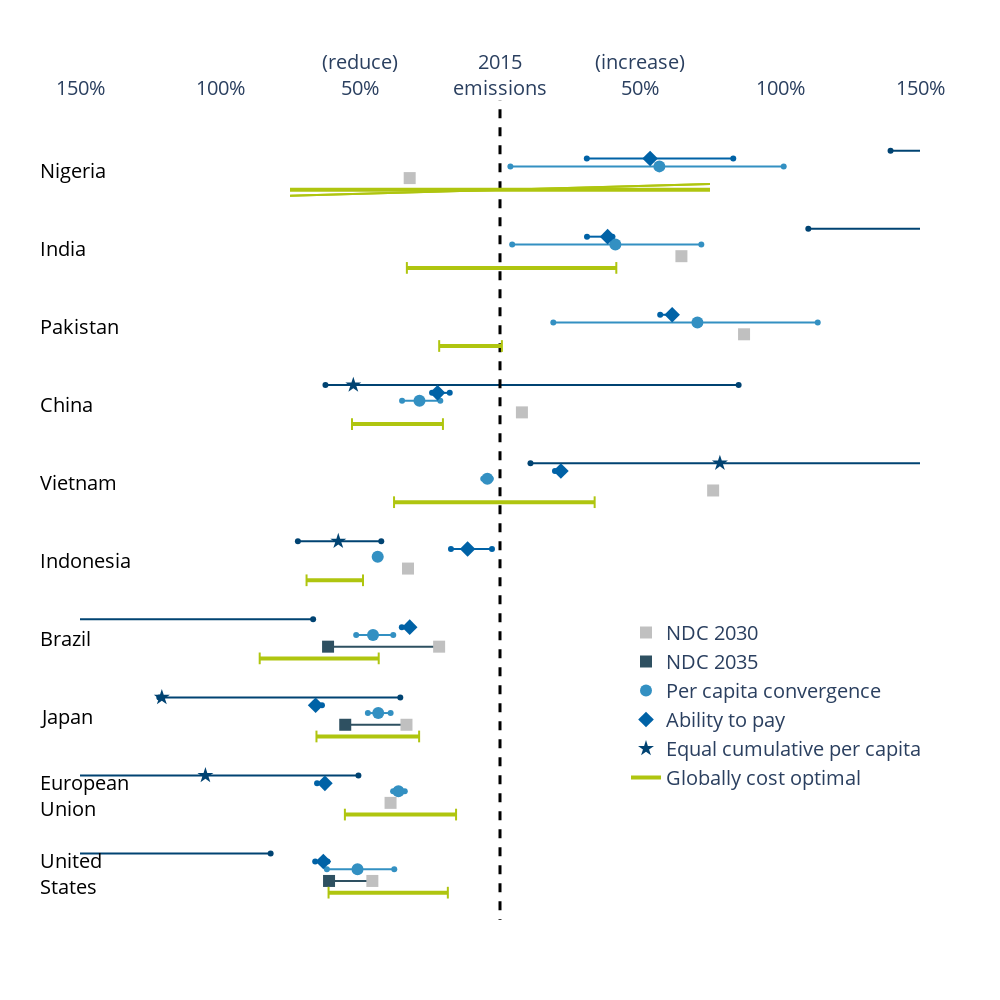

Notebook cell for this chart:
### Code cell
wd = 0.15

fig = make_subplots(rows=1, cols=1,
                    horizontal_spacing = 0., vertical_spacing=0.02)

fig.update_layout(height=1000, width=1000)
fs=20

# ============ #
# Actual data
# ============ #

fig.add_shape(
    col=1, row=1,
    type="line",
    x0=0, x1=0,
    y0=-1e3, y1=1e3,
    line=dict(color="black",  dash='dash',width=3)
)

REGS = ['USA', 'EU', 'JPN', 'BRA', 'IDN', 'VNM', 'CHN', 'PAK', 'IND', 'NGA']

ndcs = []
ndcs2 = []
reds = []
for reg_i, reg in enumerate(REGS):
    ndc_estimate, ndc2, reductions_i, costopt_i = data(reg)
    ndcs.append(ndc_estimate)
    ndcs2.append(ndc2)
    reds.append(reductions_i)
    cty = all_regions_names[all_regions_iso==reg][0].replace(' ', '<br>')
    if reg == 'USA': cty = 'United<br>States'
    fig.add_annotation(x=-0.05, y=reg_i*1.+0.1, align = 'left',
                       text=cty, xref='paper', yref='y1', showarrow=False, font=dict(color='black', size=20))

    # WHISKERS
    c0 = -float(costopt_0.sel(Region=reg).Value)
    c1 = -float(costopt_1.sel(Region=reg).Value)
    for ci in [c0, c1]:
        fig.add_shape(type="line", col=1, row=1, showlegend=False,
                    line=dict(color=col1, width=2),
                    x0=ci, x1=ci,
                    y0=-wd/2 + reg_i-wd , y1=wd/2 + reg_i-wd,
        )
    if reg_i ==0: sl = True
    else: sl = False
    fig.add_shape(type="line", col=1, row=1,
                line=dict(color=col1, width=4),
                showlegend=sl,
                name='Globally cost optimal',
                x0=c0, x1=c1,
                y0= reg_i-wd, y1= reg_i-wd,
    )

    # Horizontal lines for each rule
    for i in range(3):
        mn, mx= red_minmax(reg, ['PCC', 'AP', 'ECPC'][i])
        fig.add_trace(go.Scatter(x=[-mn, -mx],
                                y=[reg_i+wd+0.1*i, reg_i+wd+0.1*i],showlegend=False,
                            line=dict(color=[col3a, col3b, col3c][i], width=2),
        ))

    # Horizontal lines between ndcs
    if not np.isnan(ndc2):
        fig.add_trace(go.Scatter(x=[-ndc_estimate, -ndc2],
                                y=[reg_i, reg_i],showlegend=False,
                            line=dict(color=col2, width=2),
        ))


# NDC 2030
fig.add_trace(go.Scatter(
    x=-np.array(ndcs),
    y=np.arange(len(REGS)),
    mode='markers',
    name='NDC 2030',
    showlegend=True,
    marker=dict(
        symbol='square',
        size=12,         # Marker size
        color='silver'     # Marker color
    )
))

# NDC 2035
fig.add_trace(go.Scatter(
    x=-np.array(ndcs2),
    y=np.arange(len(REGS)),
    mode='markers',
    name='NDC 2035',
    showlegend=True,
    marker=dict(
        symbol='square',
        size=12,         # Marker size
        color=col2     # Marker color
    )
))

# rules
for i in range(3):
    fig.add_trace(go.Scatter(
        x=-np.array(reds)[:, i],
        y=np.arange(len(REGS))+wd+0.1*i,
        mode='markers',
        name=['Per capita convergence', 'Ability to pay', 'Equal cumulative per capita'][i],
        showlegend=True,
        marker=dict(
            symbol=['circle', 'diamond', 'star'][i],
            size=12,         # Marker size
            color=[col3a, col3b, col3c][i]     # Marker color
        )
    ))
fig.update_xaxes(row=1, col=1, range=(-1.5, 1.5), tickfont=dict(size=20), side='top',
                    tickvals=[-1.5, -1, -0.5, 0, 0.5,  1, 1.5],
                    ticktext=['150%', '100%', '(reduce)<br>50%',  '2015<br>emissions', '(increase)<br>50%', '100%', '150%'])

fig.update_layout(
    plot_bgcolor='white',
    paper_bgcolor='white',
        legend=dict(
        title='',     # Optional title
        x=0.65, y=0.15,            # Positioning (top-right)
        bgcolor='rgba(255,255,255,0.5)',  # Semi-transparent background
        bordercolor='black',
        borderwidth=0,
        font=dict(size=20)
    ),
)
fig.update_yaxes(row=1, col=1, range=(-0.5, 10
                                      ), showticklabels=False)
#fig.write_image("../../../Figures/Figure_allbars_20.png", scale=5)
fig.show()

### Figure 1 — Plotly figure (JSON) as saved in the notebook; plotly's stock layout.template omitted (floating-point values rounded to 4 significant figures)
{"data": [{"line": {"color": "#3390c2", "width": 2}, "showlegend": false, "type": "scatter", "x": [-0.6182, -0.3776], "y": [0.15, 0.15]}, {"line": {"color": "#0062a6", "width": 2}, "showlegend": false, "type": "scatter", "x": [-0.66, -0.6163], "y": [0.25, 0.25]}, {"line": {"color": "#004372", "width": 2}, "showlegend": false, "type": "scatter", "x": [-4.877, -0.8191], "y": [0.35, 0.35]}, {"line": {"color": "#2e5061", "width": 2}, "showlegend": false, "type": "scatter", "x": [-0.4559, -0.6106], "y": [0, 0]}, {"line": {"color": "#3390c2", "width": 2}, "showlegend": false, "type": "scatter", "x": [-0.3818, -0.3401], "y": [1.15, 1.15]}, {"line": {"color": "#0062a6", "width": 2}, "showlegend": false, "type": "scatter", "x": [-0.6534, -0.6253], "y": [1.25, 1.25]}, {"line": {"color": "#004372", "width": 2}, "showlegend": false, "type": "scatter", "x": [-1.749, -0.5057], "y": [1.35, 1.35]}, {"line": {"color": "#3390c2", "width": 2}, "showlegend": false, "type": "scatter", "x": [-0.472, -0.3906], "y": [2.15, 2.15]}, {"line": {"color": "#0062a6", "width": 2}, "showlegend": false, "type": "scatter", "x": [-0.6616, -0.6359], "y": [2.25, 2.25]}, {"line": {"color": "#004372", "width": 2}, "showlegend": false, "type": "scatter", "x": [-1.217, -0.3561], "y": [2.35, 2.35]}, {"line": {"color": "#2e5061", "width": 2}, "showlegend": false, "type": "scatter", "x": [-0.334, -0.5528], "y": [2, 2]}, {"line": {"color": "#3390c2", "width": 2}, "showlegend": false, "type": "scatter", "x": [-0.5136, -0.3812], "y": [3.15, 3.15]}, {"line": {"color": "#0062a6", "width": 2}, "showlegend": false, "type": "scatter", "x": [-0.3506, -0.3225], "y": [3.25, 3.25]}, {"line": {"color": "#004372", "width": 2}, "showlegend": false, "type": "scatter", "x": [-2.327, -0.6675], "y": [3.35, 3.35]}, {"line": {"color": "#2e5061", "width": 2}, "showlegend": false, "type": "scatter", "x": [-0.2174, -0.6141], "y": [3, 3]}, {"line": {"color": "#3390c2", "width": 2}, "showlegend": false, "type": "scatter", "x": [-0.4447, -0.4275], "y": [4.15, 4.15]}, {"line": {"color": "#0062a6", "width": 2}, "showlegend": false, "type": "scatter", "x": [-0.1752, -0.02869], "y": [4.25, 4.25]}, {"line": {"color": "#004372", "width": 2}, "showlegend": false, "type": "scatter", "x": [-0.7218, -0.424], "y": [4.35, 4.35]}, {"line": {"color": "#3390c2", "width": 2}, "showlegend": false, "type": "scatter", "x": [-0.05987, -0.03286], "y": [5.15, 5.15]}, {"line": {"color": "#0062a6", "width": 2}, "showlegend": false, "type": "scatter", "x": [0.1962, 0.2234], "y": [5.25, 5.25]}, {"line": {"color": "#004372", "width": 2}, "showlegend": false, "type": "scatter", "x": [0.1089, 1.765], "y": [5.35, 5.35]}, {"line": {"color": "#3390c2", "width": 2}, "showlegend": false, "type": "scatter", "x": [-0.3497, -0.2131], "y": [6.15, 6.15]}, {"line": {"color": "#0062a6", "width": 2}, "showlegend": false, "type": "scatter", "x": [-0.2427, -0.1796], "y": [6.25, 6.25]}, {"line": {"color": "#004372", "width": 2}, "showlegend": false, "type": "scatter", "x": [-0.6234, 0.8523], "y": [6.35, 6.35]}, {"line": {"color": "#3390c2", "width": 2}, "showlegend": false, "type": "scatter", "x": [0.1904, 1.135], "y": [7.15, 7.15]}, {"line": {"color": "#0062a6", "width": 2}, "showlegend": false, "type": "scatter", "x": [0.5721, 0.6157], "y": [7.25, 7.25]}, {"line": {"color": "#004372", "width": 2}, "showlegend": false, "type": "scatter", "x": [1.671, 8.601], "y": [7.35, 7.35]}, {"line": {"color": "#3390c2", "width": 2}, "showlegend": false, "type": "scatter", "x": [0.0435, 0.7189], "y": [8.15, 8.15]}, {"line": {"color": "#0062a6", "width": 2}, "showlegend": false, "type": "scatter", "x": [0.3107, 0.4015], "y": [8.25, 8.25]}, {"line": {"color": "#004372", "width": 2}, "showlegend": false, "type": "scatter", "x": [1.101, 7.658], "y": [8.35, 8.35]}, {"line": {"color": "#3390c2", "width": 2}, "showlegend": false, "type": "scatter", "x": [0.03713, 1.013], "y": [9.15, 9.15]}, {"line": {"color": "#0062a6", "width": 2}, "showlegend": false, "type": "scatter", "x": [0.31, 0.833], "y": [9.25, 9.25]}, {"line": {"color": "#004372", "width": 2}, "showlegend": false, "type": "scatter", "x": [1.395, 6.705], "y": [9.35, 9.35]}, {"marker": {"color": "silver", "size": 12, "symbol": "square"}, "mode": "markers", "name": "NDC 2030", "showlegend": true, "type": "scatter", "x": [-0.4559, -0.3909, -0.334, -0.2174, -0.3285, 0.7613, 0.07828, 0.8716, 0.6479, -0.3225], "y": [0, 1, 2, 3, 4, 5, 6, 7, 8, 9]}, {"marker": {"color": "#2e5061", "size": 12, "symbol": "square"}, "mode": "markers", "name": "NDC 2035", "showlegend": true, "type": "scatter", "x": [-0.6106, null, -0.5528, -0.6141, null, null, null, null, null, null], "y": [0, 1, 2, 3, 4, 5, 6, 7, 8, 9]}, {"marker": {"color": "#3390c2", "size": 12, "symbol": "circle"}, "mode": "markers", "name": "Per capita convergence", "showlegend": true, "type": "scatter", "x": [-0.5089, -0.3627, -0.4349, -0.4535, -0.4369, -0.04523, -0.2876, 0.7051, 0.412, 0.5691], "y": [0.15, 1.15, 2.15, 3.15, 4.15, 5.15, 6.15, 7.15, 8.15, 9.15]}, {"marker": {"color": "#0062a6", "size": 12, "symbol": "diamond"}, "mode": "markers", "name": "Ability to pay", "showlegend": true, "type": "scatter", "x": [-0.631, -0.6253, -0.6585, -0.3225, -0.1157, 0.2175, -0.223, 0.6149, 0.3843, 0.5361], "y": [0.25, 1.25, 2.25, 3.25, 4.25, 5.25, 6.25, 7.25, 8.25, 9.25]}, {"marker": {"color": "#004372", "size": 12, "symbol": "star"}, "mode": "markers", "name": "Equal cumulative per capita", "showlegend": true, "type": "scatter", "x": [-2.163, -1.052, -1.208, -1.53, -0.5776, 0.7854, -0.5238, 5.988, 4.217, 5.158], "y": [0.35, 1.35, 2.35, 3.35, 4.35, 5.35, 6.35, 7.35, 8.35, 9.35]}], "layout": {"annotations": [{"align": "left", "font": {"color": "black", "size": 20}, "showarrow": false, "text": "United<br>States", "x": -0.05, "xref": "paper", "y": 0.1, "yref": "y"}, {"align": "left", "font": {"color": "black", "size": 20}, "showarrow": false, "text": "European<br>Union", "x": -0.05, "xref": "paper", "y": 1.1, "yref": "y"}, {"align": "left", "font": {"color": "black", "size": 20}, "showarrow": false, "text": "Japan", "x": -0.05, "xref": "paper", "y": 2.1, "yref": "y"}, {"align": "left", "font": {"color": "black", "size": 20}, "showarrow": false, "text": "Brazil", "x": -0.05, "xref": "paper", "y": 3.1, "yref": "y"}, {"align": "left", "font": {"color": "black", "size": 20}, "showarrow": false, "text": "Indonesia", "x": -0.05, "xref": "paper", "y": 4.1, "yref": "y"}, {"align": "left", "font": {"color": "black", "size": 20}, "showarrow": false, "text": "Vietnam", "x": -0.05, "xref": "paper", "y": 5.1, "yref": "y"}, {"align": "left", "font": {"color": "black", "size": 20}, "showarrow": false, "text": "China", "x": -0.05, "xref": "paper", "y": 6.1, "yref": "y"}, {"align": "left", "font": {"color": "black", "size": 20}, "showarrow": false, "text": "Pakistan", "x": -0.05, "xref": "paper", "y": 7.1, "yref": "y"}, {"align": "left", "font": {"color": "black", "size": 20}, "showarrow": false, "text": "India", "x": -0.05, "xref": "paper", "y": 8.1, "yref": "y"}, {"align": "left", "font": {"color": "black", "size": 20}, "showarrow": false, "text": "Nigeria", "x": -0.05, "xref": "paper", "y": 9.1, "yref": "y"}], "height": 1000, "legend": {"bgcolor": "rgba(255,255,255,0.5)", "bordercolor": "black", "borderwidth": 0, "font": {"size": 20}, "title": {"text": ""}, "x": 0.65, "y": 0.15}, "paper_bgcolor": "white", "plot_bgcolor": "white", "shapes": [{"line": {"color": "black", "dash": "dash", "width": 3}, "type": "line", "x0": 0, "x1": 0, "xref": "x", "y0": -1000, "y1": 1000, "yref": "y"}, {"line": {"color": "#afc50f", "width": 2}, "showlegend": false, "type": "line", "x0": -0.6123, "x1": -0.6123, "xref": "x", "y0": -0.225, "y1": -0.075, "yref": "y"}, {"line": {"color": "#afc50f", "width": 2}, "showlegend": false, "type": "line", "x0": -0.1863, "x1": -0.1863, "xref": "x", "y0": -0.225, "y1": -0.075, "yref": "y"}, {"line": {"color": "#afc50f", "width": 4}, "name": "Globally cost optimal", "showlegend": true, "type": "line", "x0": -0.6123, "x1": -0.1863, "xref": "x", "y0": -0.15, "y1": -0.15, "yref": "y"}, {"line": {"color": "#afc50f", "width": 2}, "showlegend": false, "type": "line", "x0": -0.554, "x1": -0.554, "xref": "x", "y0": 0.775, "y1": 0.925, "yref": "y"}, {"line": {"color": "#afc50f", "width": 2}, "showlegend": false, "type": "line", "x0": -0.1569, "x1": -0.1569, "xref": "x", "y0": 0.775, "y1": 0.925, "yref": "y"}, {"line": {"color": "#afc50f", "width": 4}, "name": "Globally cost optimal", "showlegend": false, "type": "line", "x0": -0.554, "x1": -0.1569, "xref": "x", "y0": 0.85, "y1": 0.85, "yref": "y"}, {"line": {"color": "#afc50f", "width": 2}, "showlegend": false, "type": "line", "x0": -0.6555, "x1": -0.6555, "xref": "x", "y0": 1.775, "y1": 1.925, "yref": "y"}, {"line": {"color": "#afc50f", "width": 2}, "showlegend": false, "type": "line", "x0": -0.2888, "x1": -0.2888, "xref": "x", "y0": 1.775, "y1": 1.925, "yref": "y"}, {"line": {"color": "#afc50f", "width": 4}, "name": "Globally cost optimal", "showlegend": false, "type": "line", "x0": -0.6555, "x1": -0.2888, "xref": "x", "y0": 1.85, "y1": 1.85, "yref": "y"}, {"line": {"color": "#afc50f", "width": 2}, "showlegend": false, "type": "line", "x0": -0.8582, "x1": -0.8582, "xref": "x", "y0": 2.775, "y1": 2.925, "yref": "y"}, {"line": {"color": "#afc50f", "width": 2}, "showlegend": false, "type": "line", "x0": -0.4332, "x1": -0.4332, "xref": "x", "y0": 2.775, "y1": 2.925, "yref": "y"}, {"line": {"color": "#afc50f", "width": 4}, "name": "Globally cost optimal", "showlegend": false, "type": "line", "x0": -0.8582, "x1": -0.4332, "xref": "x", "y0": 2.85, "y1": 2.85, "yref": "y"}, {"line": {"color": "#afc50f", "width": 2}, "showlegend": false, "type": "line", "x0": -0.6909, "x1": -0.6909, "xref": "x", "y0": 3.775, "y1": 3.925, "yref": "y"}, {"line": {"color": "#afc50f", "width": 2}, "showlegend": false, "type": "line", "x0": -0.4894, "x1": -0.4894, "xref": "x", "y0": 3.775, "y1": 3.925, "yref": "y"}, {"line": {"color": "#afc50f", "width": 4}, "name": "Globally cost optimal", "showlegend": false, "type": "line", "x0": -0.6909, "x1": -0.4894, "xref": "x", "y0": 3.85, "y1": 3.85, "yref": "y"}, {"line": {"color": "#afc50f", "width": 2}, "showlegend": false, "type": "line", "x0": -0.3784, "x1": -0.3784, "xref": "x", "y0": 4.775, "y1": 4.925, "yref": "y"}, {"line": {"color": "#afc50f", "width": 2}, "showlegend": false, "type": "line", "x0": 0.338, "x1": 0.338, "xref": "x", "y0": 4.775, "y1": 4.925, "yref": "y"}, {"line": {"color": "#afc50f", "width": 4}, "name": "Globally cost optimal", "showlegend": false, "type": "line", "x0": -0.3784, "x1": 0.338, "xref": "x", "y0": 4.85, "y1": 4.85, "yref": "y"}, {"line": {"color": "#afc50f", "width": 2}, "showlegend": false, "type": "line", "x0": -0.5286, "x1": -0.5286, "xref": "x", "y0": 5.775, "y1": 5.925, "yref": "y"}, {"line": {"color": "#afc50f", "width": 2}, "showlegend": false, "type": "line", "x0": -0.2038, "x1": -0.2038, "xref": "x", "y0": 5.775, "y1": 5.925, "yref": "y"}, {"line": {"color": "#afc50f", "width": 4}, "name": "Globally cost optimal", "showlegend": false, "type": "line", "x0": -0.5286, "x1": -0.2038, "xref": "x", "y0": 5.85, "y1": 5.85, "yref": "y"}, {"line": {"color": "#afc50f", "width": 2}, "showlegend": false, "type": "line", "x0": -0.2172, "x1": -0.2172, "xref": "x", "y0": 6.775, "y1": 6.925, "yref": "y"}, {"line": {"color": "#afc50f", "width": 2}, "showlegend": false, "type": "line", "x0": 0.006788, "x1": 0.006788, "xref": "x", "y0": 6.775, "y1": 6.925, "yref": "y"}, {"line": {"color": "#afc50f", "width": 4}, "name": "Globally cost optimal", "showlegend": false, "type": "line", "x0": -0.2172, "x1": 0.006788, "xref": "x", "y0": 6.85, "y1": 6.85, "yref": "y"}, {"line": {"color": "#afc50f", "width": 2}, "showlegend": false, "type": "line", "x0": -0.3326, "x1": -0.3326, "xref": "x", "y0": 7.775, "y1": 7.925, "yref": "y"}, {"line": {"color": "#afc50f", "width": 2}, "showlegend": false, "type": "line", "x0": 0.4154, "x1": 0.4154, "xref": "x", "y0": 7.775, "y1": 7.925, "yref": "y"}, {"line": {"color": "#afc50f", "width": 4}, "name": "Globally cost optimal", "showlegend": false, "type": "line", "x0": -0.3326, "x1": 0.4154, "xref": "x", "y0": 7.85, "y1": 7.85, "yref": "y"}, {"line": {"color": "#afc50f", "width": 2}, "showlegend": false, "type": "line", "x0": null, "x1": null, "xref": "x", "y0": 8.775, "y1": 8.925, "yref": "y"}, {"line": {"color": "#afc50f", "width": 2}, "showlegend": false, "type": "line", "x0": null, "x1": null, "xref": "x", "y0": 8.775, "y1": 8.925, "yref": "y"}, {"line": {"color": "#afc50f", "width": 4}, "name": "Globally cost optimal", "showlegend": false, "type": "line", "x0": null, "x1": null, "xref": "x", "y0": 8.85, "y1": 8.85, "yref": "y"}], "width": 1000, "xaxis": {"anchor": "y", "domain": [0, 1], "range": [-1.5, 1.5], "side": "top", "tickfont": {"size": 20}, "ticktext": ["150%", "100%", "(reduce)<br>50%", "2015<br>emissions", "(increase)<br>50%", "100%", "150%"], "tickvals": [-1.5, -1, -0.5, 0, 0.5, 1, 1.5]}, "yaxis": {"anchor": "x", "domain": [0, 1], "range": [-0.5, 10], "showticklabels": false}}}
